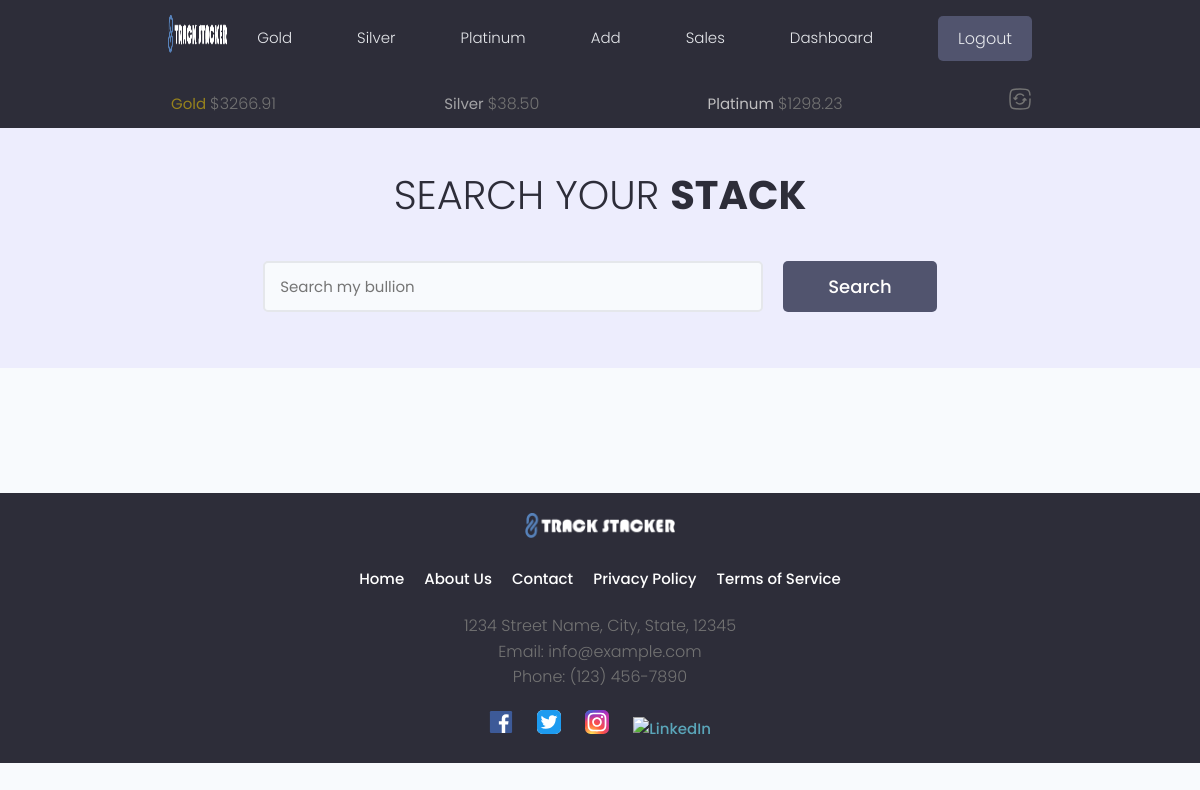
Page /search-stack/ (signed in) on the committed database.
### tracker/models.py (models this page shows, shortened)
class MetalsData(models.Model):
    owner = models.OneToOneField(Profile, on_delete=models.CASCADE)
    timestamp = models.IntegerField(default=0)
    rates = models.JSONField(default=dict)
    currency = models.CharField(max_length=30)
    current_gold_price = models.DecimalField(max_digits=30, decimal_places=2, default=0)
    current_silver_price = models.DecimalField(max_digits=30, decimal_places=2, default=0)
    current_platinum_price = models.DecimalField(max_digits=30, decimal_places=2, default=0)
    class Meta:
        verbose_name_plural = "Metals Data"

### tracker/views.py (the view)
# urls.py: path('search-stack/', views.searchMetal, name='searchMetal'),
@login_required(login_url='login-user')
def searchMetal(request):
        results, search_query = searchMetals(request)
        gold_items = results['gold_items']
        silver_items = results['silver_items']
        platinum_items = results['platinum_items']
        metal_objects = list(gold_items) + list(silver_items) + list(platinum_items)
        custom_range, metal_objects = paginateMetals(request, metal_objects, 6)
        metals_data, created = MetalsData.objects.get_or_create(owner=request.user.profile)
        five_minutes_later = metals_data.timestamp + 300
        unix_time_now = int(time.time())
        if metals_data.current_gold_price == 0:
            metals_data.get_api_data(request.user)
        elif (unix_time_now - five_minutes_later) > 300:
            print('chocolate pancake')
        gold_price = metals_data.current_gold_price
        silver_price = metals_data.current_silver_price
        platinum_price = metals_data.current_platinum_price
        if metal_objects:
            spot_price = None
            for object in metal_objects:
                if object.metal_type == 'gold':
                    spot_price = gold_price
                    object.profit = object.calculate_profit(spot_price)
                elif object.metal_type == 'silver':
                    spot_price = silver_price
                    object.profit = object.calculate_profit(spot_price)
                elif object.metal_type == 'platinum':
                    spot_price = platinum_price
                    object.profit = object.calculate_profit(spot_price)
                else:
                    raise Http404("Somehow you managed to mess up something that shouldn't ever happen, congrats!")
            for object in metal_objects:
                if object.quantity != 0:
                    object.weight = object.weight_troy_oz / object.quantity
                else:
                    object.weight = None  # or handle the zero quantity case appropriately
            context = {'metal_objects': metal_objects,
                    'search_query': search_query,
                    'custom_range': custom_range,
                    'object.profit': object.profit,
                    'object.weight': object.weight,
                    'spot_price': spot_price
                    }
        else:
            context = {'metal_objects': [],
                    'search_query': search_query,
                    'custom_range': [],
                    'object.profit': 0,
                    'object.weight': 0,
                    'spot_price':  0
            }
        return render(request, 'tracker/searchreturn.html', context)

### tracker/context_processors.py (called while the page is built)
def subheader_context(request):
    subheader_data = {}
    if request.user.is_authenticated:
        try:
            metals_data, created = MetalsData.objects.get_or_create(owner=request.user.profile)
            subheader_data['gold_price'] = metals_data.current_gold_price
            subheader_data['silver_price'] = metals_data.current_silver_price
            subheader_data['platinum_price'] = metals_data.current_platinum_price
        except MetalsData.DoesNotExist:
            subheader_data['gold_price'] = 'N/A'
            subheader_data['silver_price'] = 'N/A'
            subheader_data['platinum_price'] = 'N/A'
    return subheader_data

### tracker/utils.py (called while the page is built)
def paginateMetals(request, metal_objects, results):
    page = request.GET.get('page')
    paginator = Paginator(metal_objects, results)
    try:
        metal_objects = paginator.page(page)
    except PageNotAnInteger:
        page = 1
        metal_objects = paginator.page(page)
    except EmptyPage:
        page = paginator.num_pages
        metal_objects = paginator.page(page)
    leftIndex = (int(page) - 4)
    if leftIndex < 1:
        leftIndex = 1
    rightIndex = (int(page) + 5)
    if rightIndex > paginator.num_pages:
        rightIndex = paginator.num_pages + 1
    custom_range = range(leftIndex, rightIndex)
    return custom_range, metal_objects

### tracker/templates/tracker/searchreturn.html (shortened to what this page needs)
{% extends 'main.html' %}
{% block content %}
{% load static %}
{% load multiply %}
{% load custom_filters %}
<main class="projects">
    <section class="hero-section text-center">
      <div class="container container--narrow">
        <div class="hero-section__box">
          <h2>Search your <span>Stack</span></h2>
        </div>
        <div class="hero-section__search">
          <form class="form" action="#" method="get">
            <div class="form__field">
              <input class="input input--text" id="formInput#search" type="text" name="search_query"
                placeholder="Search my bullion" />
            </div>
            <input class="btn btn--sub btn--lg" type="submit" value="Search" placeholder="{{search_query}}"/>
          </form>
        </div>
      </div>
    </section>
  </main>
{% endblock content %}

### templates/sub_header.html (shortened to what this page needs)
{% load static %}
<div id="sticky-bar">
  <header class="subheader">
    <div class="container container--narrow">
      <nav class="subheader__nav">
        <ul>
          <li class="subheader__menuItem" id="goldspot">Gold&nbsp;<span>${{gold_price}}</span></li>
          <li class="subheader__menuItem" id="silverspot">Silver&nbsp;<span>${{silver_price}}</span></li>
          <li class="subheader__menuItem" id="platinumspot">Platinum&nbsp;<span>${{platinum_price}}</span></li>
          <li class="subheader__menuItem"><a><span class="solar--refresh-square-broken" id="update-metals-data-button"></span></a></li>
        </ul>
      </nav>
    </div>
  </header>
</div>

### static/styles/app.css (style rules this page uses)
:root { --color-sub: #2d2d39; }
.btn--sub { background-color: var(--color-sub-light); }
.hero-section { height: 40vh; display: flex; align-items: center; background-color: var(--color-sub); }
.hero-section__box { margin-bottom: 4rem; }
.hero-section__box > h2, .hero-section__box > h2 > span { font-size: 4rem; color: var(--color-light); line-height: 1.3; text-transform: uppercase; }
.hero-section__box > h2 { font-weight: 300; }
.hero-section__box > h2 > span { font-weight: 700; }
.hero-section__search > .form { display: flex; align-items: center; justify-content: center; gap: 2rem; }
.hero-section__search > .form input.input--text { width: 50rem; }
.projects > .hero-section { background: var(--color-sub-lighter); height: 30vh; }
.projects .hero-section__box { margin-bottom: 2.5rem; }
.projects .hero-section__box > h2 { color: var(--color-sub); }
.projects .hero-section__box > h2 > span { font-weight: 700; color: var(--color-sub); }
#sticky-bar { position: relative; width: 100%; background-color: red; color: white; text-align: center; transition: top 0.3s; z-index: 110; }
.subheader { position: sticky; z-index: 111; background-color: var(--color-sub); padding-bottom: .8rem; }
.subheader__nav > ul { display: flex; align-items: center; list-style: none; justify-content: space-between; padding-top: 1rem; }
.subheader__menuItem > a { font-weight: 300; }
#goldspot { color: rgba(255, 215, 0, 0.5); padding: 3px; }
#silverspot { color: rgba(192, 192, 192, 0.8); padding: 3px; }
#platinumspot { color: rgba(229, 228, 226, 0.8); padding: 3px; }

### static/uikit/styles/modules/_variables.css (style rules this page uses)
:root { --color-main: #5aa5b9; --color-main-light: #e6faff; --color-sub: #3f4156; --color-sub-light: #51546e; --color-sub-lighter: #ededfd; --color-text: #737373; --color-gray: #8b8b8b; --color-light: #e5e7eb; --color-light-gray: #767676; --color-bg: #f8fafd; --color-white: #fffefd; --color-white-light: #f3f3f3; --color-success: #359e64; --color-success-bg: #def8e8; --color-error: #fc4b0b; --color-error-bg: #fff2ee; --font-base: 'Poppins', arial, helvetica, 'Segoe UI', roboto, ubuntu, sans-serif; --font-monospace: 'Fira Code', 'Courier New', courier, monospace; --font-regular: 300; --font-medium: 500; --font-bold: 700; --generic-shadow: 1px 1px 5px #00000010; --generic-transition: all 0.3s ease-in-out; }

### static/uikit/styles/modules/_base.css (style rules this page uses)
* { margin: 0; padding: 0; box-sizing: border-box; text-rendering: optimizeLegibility; color: inherit; font-size: inherit; }
html { font-size: 50%; }
@media only screen and (min-width: 480px) { html { font-size: 56.25%; } }
@media only screen and (min-width: 1200px) { html { font-size: 62.5%; } }
body { line-height: 1.6; font-weight: 400; font-size: 1.5rem; color: var(--color-text); background-color: var(--color-bg); min-height: 100vh; }

### static/uikit/styles/modules/_typography.css (style rules this page uses)
* { font-family: var(--font-base); }
h2 { font-size: 3.6rem; font-weight: var(--font-bold); }
p, span, strong { font-size: 1.6rem; color: var(--color-text); font-weight: var(--font-regular); }
a { padding-bottom: 2px; text-decoration: none; display: inline-block; color: var(--color-main); font-weight: var(--font-medium); }

### static/uikit/styles/modules/_utilities.css (style rules this page uses)
.container { width: 92%; max-width: 165rem; margin: 0 auto; box-sizing: border-box; }
.container--narrow { width: 92%; max-width: 120rem; }
@media screen and (min-width: 1000px) { .container { width: 90%; } }
@media screen and (min-width: 1000px) { .container--narrow { width: 85%; } }
@media screen and (min-width: 1200px) { .container { width: 80%; } }
@media screen and (min-width: 1200px) { .container--narrow { width: 72%; } }
.text-center { text-align: center; }

### static/uikit/styles/modules/_button.css (style rules this page uses)
.btn { display: inline-block; position: relative; cursor: pointer; background-color: var(--color-light); font-weight: var(--font-medium); color: var(--color-sub); text-decoration: none; padding: 1rem 2rem; border-radius: 0.5rem; border: none; width: -webkit-fit-content; width: -moz-fit-content; width: fit-content; height: -webkit-fit-content; height: -moz-fit-content; height: fit-content; font-size: 1.6rem; outline-width: 0; outline-color: transparent; -webkit-backface-visibility: hidden; backface-visibility: hidden; transition: all 0.3s ease-in-out; }
.btn--sub { background-color: var(--color-sub); color: var(--color-white); }
.btn--lg { font-size: 1.8rem; padding: 1.2rem 4.5rem; }

### rows in the picture
MetalsData: current_gold_price "3266.91", current_silver_price "38.50", current_platinum_price "1298.23"
